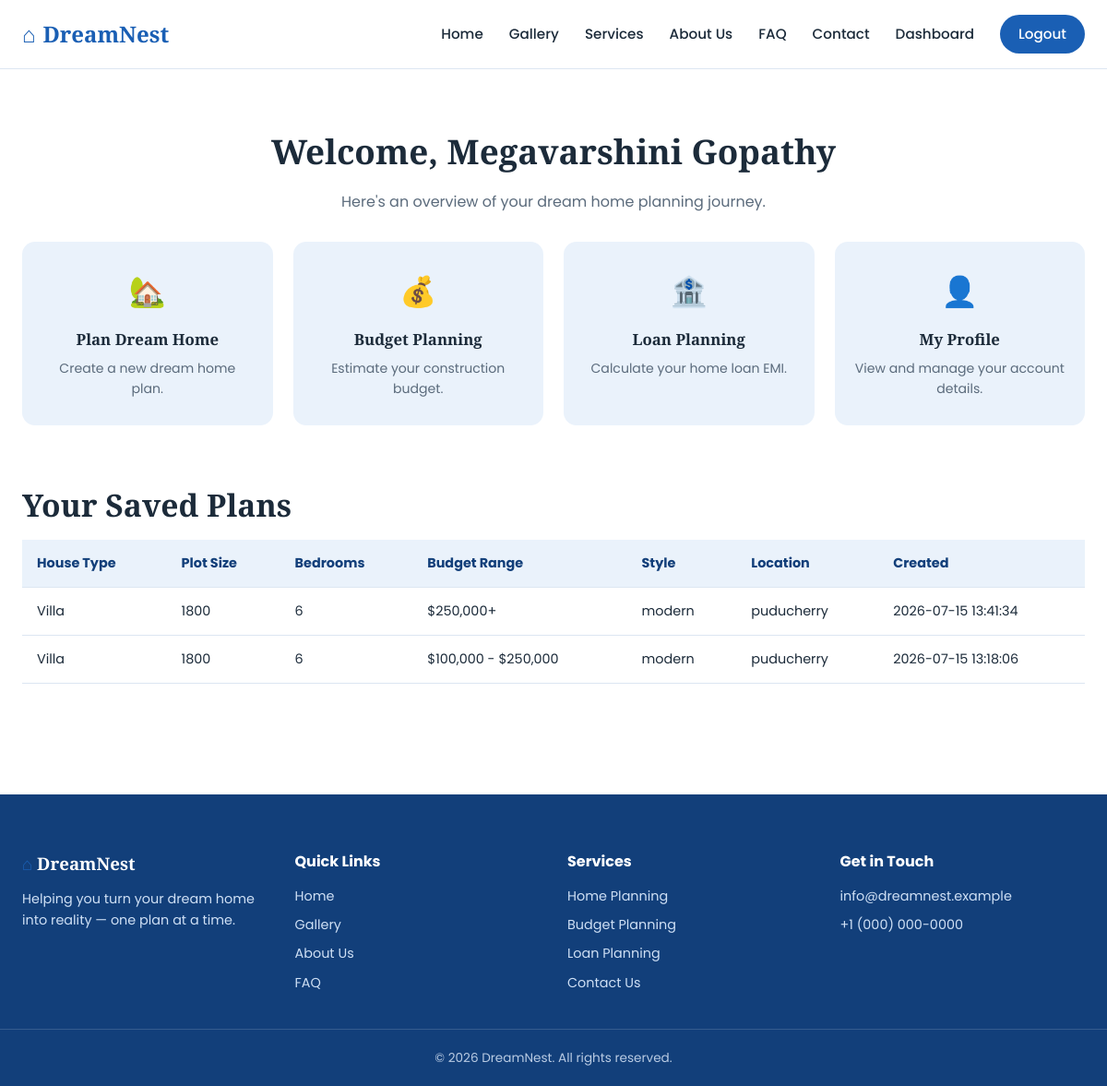
The app's page /dashboard (signed in) with its own data.
### tables this page shows
CREATE TABLE dream_plans (
            id INTEGER PRIMARY KEY AUTOINCREMENT,
            user_id INTEGER NOT NULL,
            house_type TEXT,
            plot_size TEXT,
            bedrooms INTEGER,
            budget_range TEXT,
            style TEXT,
            location TEXT,
            notes TEXT,
            created_at TIMESTAMP DEFAULT CURRENT_TIMESTAMP,
            FOREIGN KEY (user_id) REFERENCES users (id)
        );

### app.py (the view)
@app.route("/dashboard")
@login_required
def dashboard():
    conn = get_db()
    plans = conn.execute(
        "SELECT * FROM dream_plans WHERE user_id = ? ORDER BY created_at DESC",
        (session["user_id"],)
    ).fetchall()
    conn.close()
    return render_template("dashboard.html", plans=plans)

### app.py (called while the page is built)
def get_db():
    conn = sqlite3.connect(DB_PATH)
    conn.row_factory = sqlite3.Row
    return conn

def login_required(f):
    @wraps(f)
    def decorated(*args, **kwargs):
        if "user_id" not in session:
            flash("Please log in to continue.", "warning")
            return redirect(url_for("login"))
        return f(*args, **kwargs)
    return decorated

### templates/dashboard.html (shortened to what this page needs)
{% extends "base.html" %}
{% block content %}
<section class="page-header">
    <h1>Welcome, {{ session.get('full_name') }}</h1>
    <p>Here's an overview of your dream home planning journey.</p>
</section>
<section class="dashboard-grid">
    <a href="{{ url_for('plan_home') }}" class="dash-card">
        <div class="feature-icon">🏡</div>
        <h3>Plan Dream Home</h3>
        <p>Create a new dream home plan.</p>
    </a>
    <a href="{{ url_for('budget_planning') }}" class="dash-card">
        <div class="feature-icon">💰</div>
        <h3>Budget Planning</h3>
        <p>Estimate your construction budget.</p>
    </a>
    <a href="{{ url_for('loan_planning') }}" class="dash-card">
        <div class="feature-icon">🏦</div>
        <h3>Loan Planning</h3>
        <p>Calculate your home loan EMI.</p>
    </a>
    <a href="{{ url_for('profile') }}" class="dash-card">
        <div class="feature-icon">👤</div>
        <h3>My Profile</h3>
        <p>View and manage your account details.</p>
    </a>
</section>
<section class="plans-section">
    <h2 class="section-title" style="text-align:left;">Your Saved Plans</h2>
    {% if plans %}
    <div class="plans-table-wrap">
        <table class="plans-table">
            <thead>
                <tr>
                    <th>House Type</th>
                    <th>Plot Size</th>
                    <th>Bedrooms</th>
                    <th>Budget Range</th>
                    <th>Style</th>
                    <th>Location</th>
                    <th>Created</th>
                </tr>
            </thead>
            <tbody>
                {% for plan in plans %}
                <tr>
                    <td>{{ plan.house_type }}</td>
                    <td>{{ plan.plot_size }}</td>
                    <td>{{ plan.bedrooms }}</td>
                    <td>{{ plan.budget_range }}</td>
                    <td>{{ plan.style }}</td>
                    <td>{{ plan.location }}</td>
                    <td>{{ plan.created_at }}</td>
                </tr>
                {% endfor %}
            </tbody>
        </table>
    </div>
    {% else %}
    <div class="empty-state">
        <p>You haven't created any dream home plans yet.</p>
        <a href="{{ url_for('plan_home') }}" class="btn btn-primary">Create Your First Plan</a>
    </div>
    {% endif %}
</section>
{% endblock %}

### templates/base.html (shortened to what this page needs)
<!DOCTYPE html>
<html lang="en">
<head>
<link rel="stylesheet" href="{{ url_for('static', filename='css/style.css') }}">
</head>
<body>
<header class="navbar">
    <div class="nav-container">
        <a href="{{ url_for('home') }}" class="logo">
            <span class="logo-icon">⌂</span> DreamNest
        </a>
        <nav class="nav-links" id="navLinks">
            <a href="{{ url_for('home') }}">Home</a>
            <a href="{{ url_for('gallery') }}">Gallery</a>
            <a href="{{ url_for('services') }}">Services</a>
            <a href="{{ url_for('about') }}">About Us</a>
            <a href="{{ url_for('faq') }}">FAQ</a>
            <a href="{{ url_for('contact') }}">Contact</a>
            {% if session.get('user_id') %}
                <a href="{{ url_for('dashboard') }}">Dashboard</a>
                <a href="{{ url_for('logout') }}" class="btn-nav">Logout</a>
            {% else %}
                <a href="{{ url_for('login') }}">Login</a>
                <a href="{{ url_for('signup') }}" class="btn-nav">Sign Up</a>
            {% endif %}
        </nav>
    </div>
</header>
<main>
    {% block content %}{% endblock %}
</main>
<footer class="footer">
    <div class="footer-container">
        <div class="footer-col">
            <h3><span class="logo-icon">⌂</span> DreamNest</h3>
            <p>Helping you turn your dream home into reality — one plan at a time.</p>
        </div>
        <div class="footer-col">
            <h4>Quick Links</h4>
            <a href="{{ url_for('home') }}">Home</a>
            <a href="{{ url_for('gallery') }}">Gallery</a>
            <a href="{{ url_for('about') }}">About Us</a>
            <a href="{{ url_for('faq') }}">FAQ</a>
        </div>
        <div class="footer-col">
            <h4>Services</h4>
            <a href="{{ url_for('services') }}">Home Planning</a>
            <a href="{{ url_for('login') }}">Budget Planning</a>
            <a href="{{ url_for('login') }}">Loan Planning</a>
            <a href="{{ url_for('contact') }}">Contact Us</a>
        </div>
        <div class="footer-col">
            <h4>Get in Touch</h4>
            <p>info@dreamnest.example</p>
            <p>+1 (000) 000-0000</p>
        </div>
    </div>
    <div class="footer-bottom">
        &copy; 2026 DreamNest. All rights reserved.
    </div>
</footer>
</body>
</html>

### static/css/style.css (style rules this page uses)
:root { --primary: #1a5fb4; --primary-dark: #123f7a; --primary-light: #eaf2fb; --accent: #4a90e2; --white: #ffffff; --text-dark: #1c2b3a; --text-muted: #5b6b7c; --border: #dce6f2; --shadow: 0 8px 24px rgba(26, 95, 180, 0.08); --radius: 14px; }
* { margin: 0; padding: 0; box-sizing: border-box; }
body { font-family: 'Poppins', sans-serif; color: var(--text-dark); background: var(--white); line-height: 1.6; }
h1, h2, h3, .logo { font-family: 'Playfair Display', serif; }
a { text-decoration: none; color: inherit; }
.navbar { background: var(--white); border-bottom: 1px solid var(--border); position: sticky; top: 0; z-index: 100; }
.nav-container { max-width: 1200px; margin: 0 auto; padding: 16px 24px; display: flex; align-items: center; justify-content: space-between; }
.logo { font-size: 1.5rem; font-weight: 700; color: var(--primary); display: flex; align-items: center; gap: 8px; }
.logo-icon { color: var(--primary); }
.nav-links { display: flex; align-items: center; gap: 28px; }
.nav-links a { font-size: 0.95rem; font-weight: 500; color: var(--text-dark); transition: color 0.2s; }
.btn-nav { background: var(--primary); color: var(--white) !important; padding: 9px 20px; border-radius: 30px; }
.section-title { text-align: center; font-size: 2.1rem; margin-bottom: 10px; color: var(--text-dark); }
.feature-icon { font-size: 2rem; margin-bottom: 14px; }
.page-header { max-width: 1200px; margin: 0 auto; padding: 60px 24px 20px; text-align: center; }
.page-header h1 { font-size: 2.3rem; margin-bottom: 12px; }
.page-header p { color: var(--text-muted); }
.dashboard-grid { max-width: 1200px; margin: 0 auto; padding: 10px 24px 40px; display: grid; grid-template-columns: repeat(auto-fit, minmax(220px, 1fr)); gap: 22px; }
.dash-card { background: var(--primary-light); border-radius: var(--radius); padding: 28px 22px; text-align: center; transition: transform 0.2s, box-shadow 0.2s; }
.dash-card h3 { margin-bottom: 6px; font-size: 1.05rem; }
.dash-card p { color: var(--text-muted); font-size: 0.88rem; }
.plans-section { max-width: 1200px; margin: 0 auto; padding: 20px 24px 80px; }
.plans-table-wrap { overflow-x: auto; }
.plans-table { width: 100%; border-collapse: collapse; }
.plans-table th, .plans-table td { padding: 14px 16px; text-align: left; border-bottom: 1px solid var(--border); font-size: 0.9rem; }
.plans-table th { color: var(--primary-dark); background: var(--primary-light); }
.footer { background: var(--primary-dark); color: var(--white); margin-top: 40px; }
.footer-container { max-width: 1200px; margin: 0 auto; padding: 60px 24px 30px; display: grid; grid-template-columns: repeat(auto-fit, minmax(200px, 1fr)); gap: 30px; }
.footer-col h3 { margin-bottom: 12px; }
.footer-col h4 { margin-bottom: 14px; font-size: 1rem; }
.footer-col a, .footer-col p { display: block; color: #cfe0f5; margin-bottom: 8px; font-size: 0.9rem; }
.footer-bottom { text-align: center; padding: 20px; border-top: 1px solid rgba(255,255,255,0.15); font-size: 0.85rem; color: #b9cbe3; }

### records on screen
dream_plans: house_type "Villa", plot_size "1800", bedrooms "6", budget_range "$250,000+", style "modern", location "puducherry", created_at "2026-07-15 13:41:34"
dream_plans: house_type "Villa", plot_size "1800", bedrooms "6", budget_range "$100,000 - $250,000", style "modern", location "puducherry", created_at "2026-07-15 13:18:06"

### other values on screen
{{ session.get('full_name') }} "Megavarshini Gopathy"
